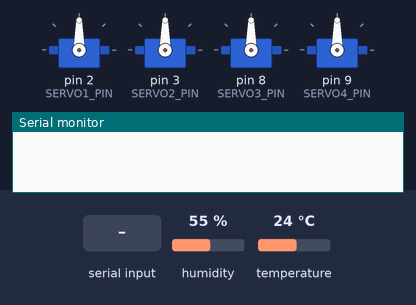
The sketch below on a simulated Arduino Uno, built with avr-gcc and run on an emulated ATmega328P. Shown: 4 × servo, the last lines printed to the serial monitor. Inputs (shaded band) come from the test bench; at power-on: humidity 55 %, temperature 24 °C.

Above: at 1.7 s.
1.8 s: "LIGHT1_ON\n" received over Serial
At 2.6 s:
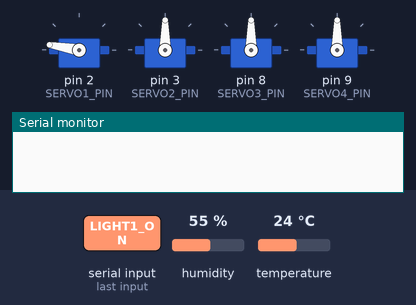
4.3 s: "LIGHT1_OFF\n" received over Serial
At 5.1 s:
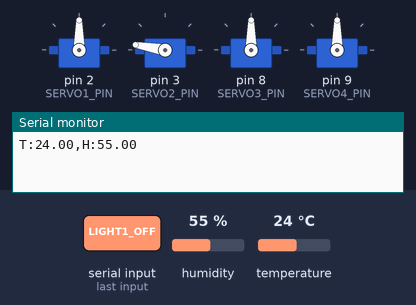
6.8 s: "LIGHT2_ON\n" received over Serial
At 7.6 s:
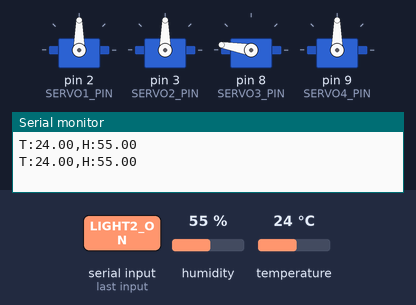
9.3 s: "LIGHT2_OFF\n" received over Serial
At 10.1 s:
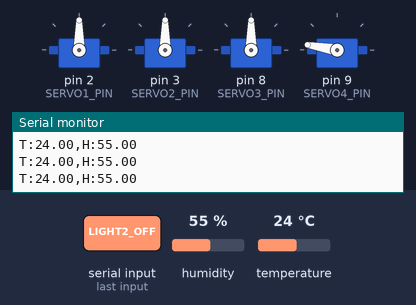
Timing chart, 0 to 12.3 s (numbered marks = the images above; inputs shaded):
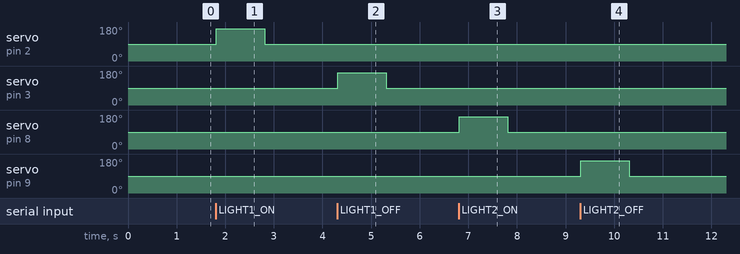

Measured:
- after the input at 1.8 s, servo on pin 2 (SERVO1_PIN): 90° → 170° at once, → 90° 1.0 s later
- after the input at 4.3 s, servo on pin 3 (SERVO2_PIN): 90° → 170° at once, → 90° 1.0 s later
- after the input at 6.8 s, servo on pin 8 (SERVO3_PIN): 90° → 170° at once, → 90° 1.0 s later
- after the input at 9.3 s, servo on pin 9 (SERVO4_PIN): 90° → 170° at once, → 90° 1.0 s later

The sketch:

1_new.ino
```cpp
#include <Servo.h>
#include <DHT.h>

// Pins (Keep all original pins)
#define DHTPIN 6
#define DHTTYPE DHT11

// Servos for Light 1
#define SERVO1_PIN 2 // ON
#define SERVO2_PIN 3 // OFF

// Servos for Light 2
#define SERVO3_PIN 8 // ON
#define SERVO4_PIN 9 // OFF

DHT dht(DHTPIN, DHTTYPE);

// Define 4 servo objects
Servo servo1;
Servo servo2;
Servo servo3;
Servo servo4;

unsigned long lastDHTReadTime = 0;
const long dhtInterval = 2000; // 2 seconds

// Servo default angles (Neutral, Active)
const int angleNeutral = 90;
const int angleActive = 170; // Adjusted from 180 to 170 for better reliability

void setup() {
  Serial.begin(9600);
  dht.begin();

  // 5V 2A 전원이 있으므로 상시 연결하여 강력한 토크 유지
  servo1.attach(SERVO1_PIN);
  servo2.attach(SERVO2_PIN);
  servo3.attach(SERVO3_PIN);
  servo4.attach(SERVO4_PIN);

  // 초기 위치 중립으로 설정
  servo1.write(angleNeutral);
  servo2.write(angleNeutral);
  servo3.write(angleNeutral);
  servo4.write(angleNeutral);
  delay(500);
}

// Helper function to safely move a servo (Power saving detach removed for stability)
void executeMove(Servo &s, int pin, int targetAngle) {
  // s.attach(pin); // Already attached in setup for better response
  s.write(targetAngle);
  delay(1000); // Give enough time to push the switch
  s.write(angleNeutral);
  delay(800);  // Give time to return to neutral
  // s.detach(); // Removed to maintain holding torque and prevent "ziing" sound
}

void loop() {
  unsigned long currentMillis = millis();

  // Read DHT every 2 seconds (Keep original logic)
  if (currentMillis - lastDHTReadTime >= dhtInterval) {
    lastDHTReadTime = currentMillis;

    float h = dht.readHumidity();
    float t = dht.readTemperature();

    if (!isnan(h) && !isnan(t)) {
      Serial.print("T:");
      Serial.print(t);
      Serial.print(",H:");
      Serial.println(h);
    }
  }

  // Check for Serial Commands (Keep original structure)
  if (Serial.available() > 0) {
    String command = Serial.readStringUntil('\n');
    command.trim();

    if (command == "LIGHT1_ON") {
      executeMove(servo1, SERVO1_PIN, angleActive);
    }
    else if (command == "LIGHT1_OFF") {
      executeMove(servo2, SERVO2_PIN, angleActive);
    }
    else if (command == "LIGHT2_ON") {
      executeMove(servo3, SERVO3_PIN, angleActive);
    }
    else if (command == "LIGHT2_OFF") {
      executeMove(servo4, SERVO4_PIN, angleActive);
    }
  }
}
```
